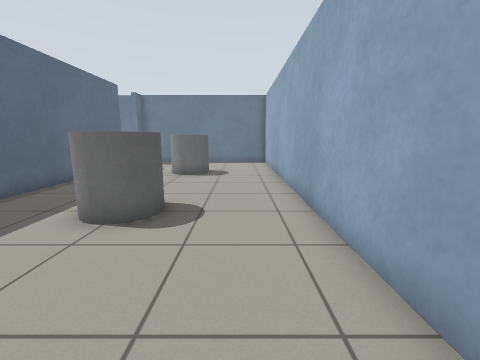
[1] (above)

24 first-person views from a walk through a robot-simulator world made for Gazebo. The camera is 0.94 m above the floor, tilts 10° down and sees 90° across. The floor is counted in squares, 0.5 m on a side. Each view is taken from the middle of a square. On the plan, view 1 faces up. The plan holds only what a view shows up to about 15 squares ahead; the rest is blank. The place goes on beyond the plan.

[2]
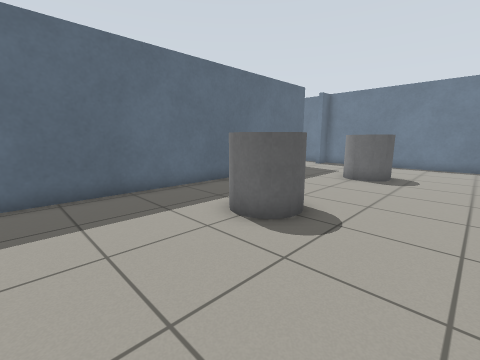

[3]
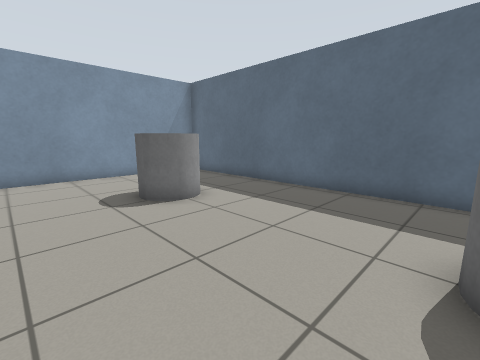

[4]
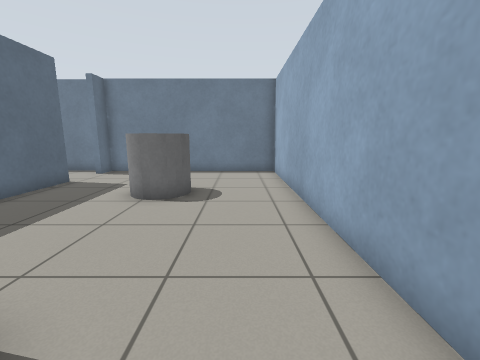

[5]
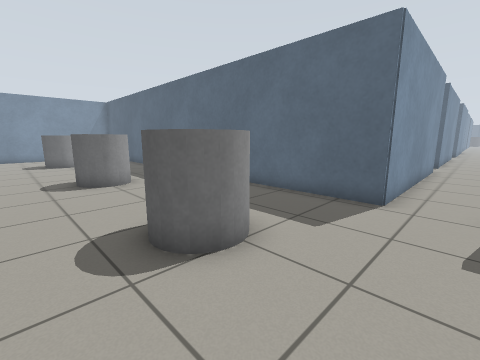

[6]
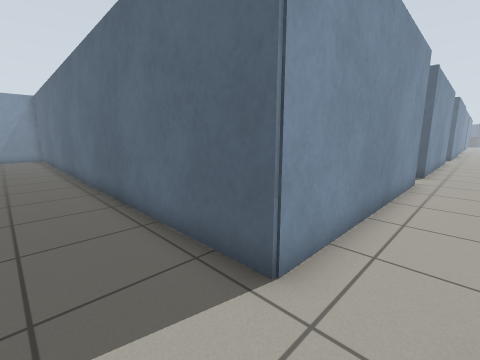

[7]
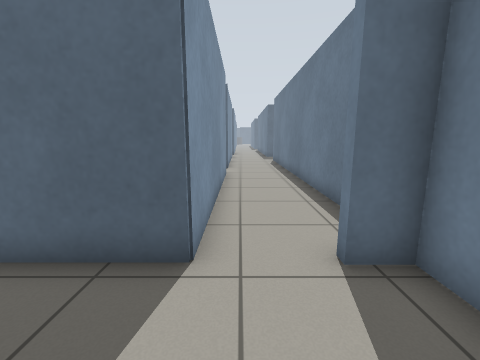

[8]
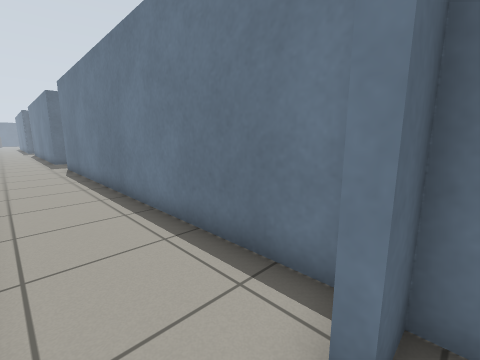

[9]
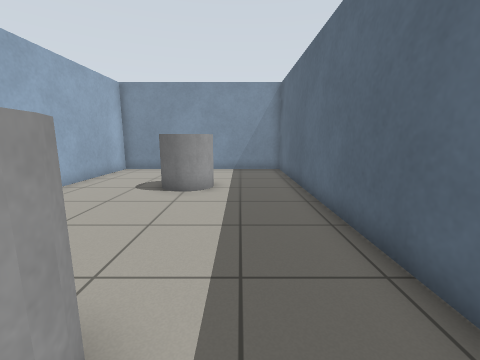

[10]
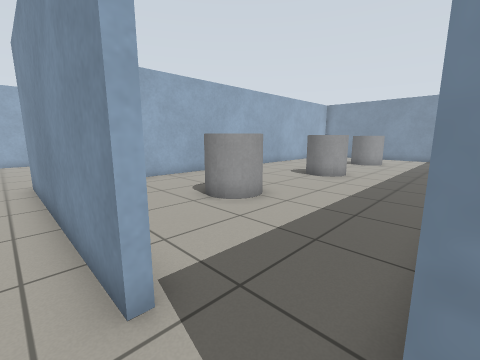

[11]
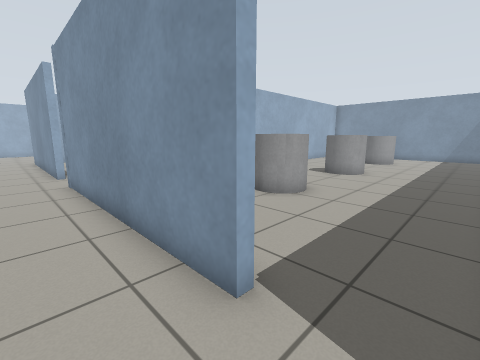

[12]
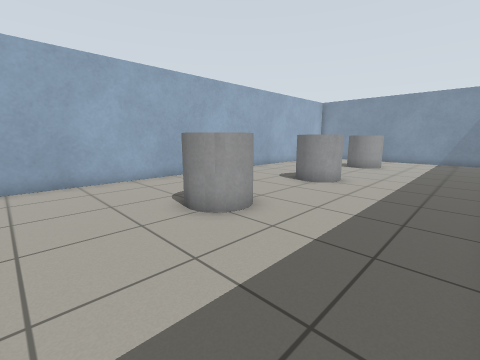

[13]
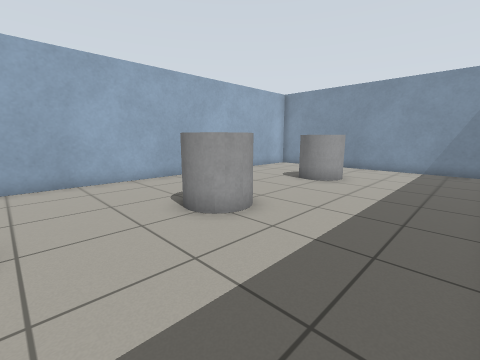

[14]
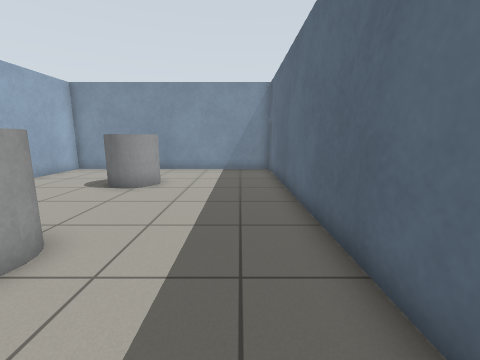

[15]
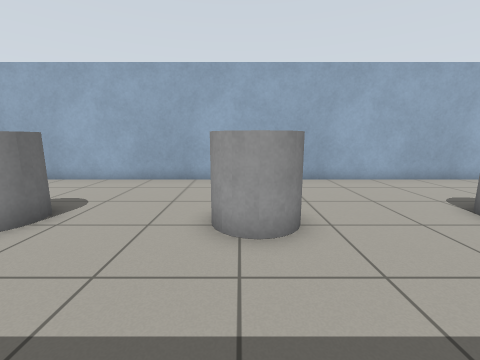

[16]
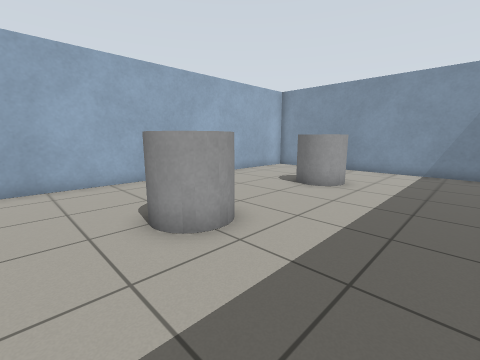

[17]
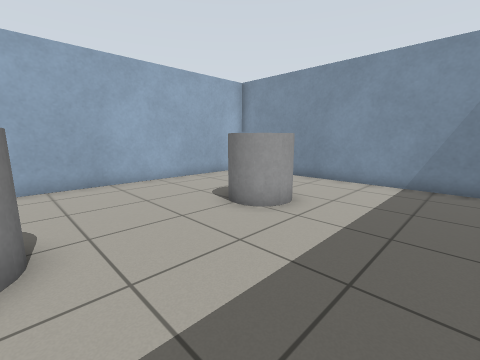

[18]
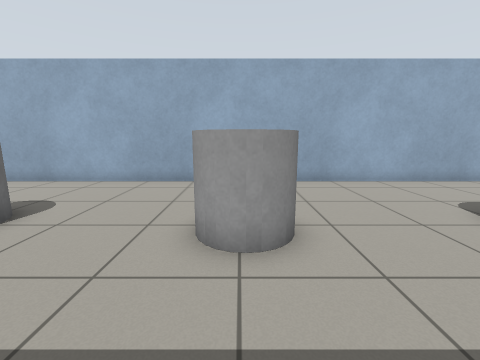

[19]
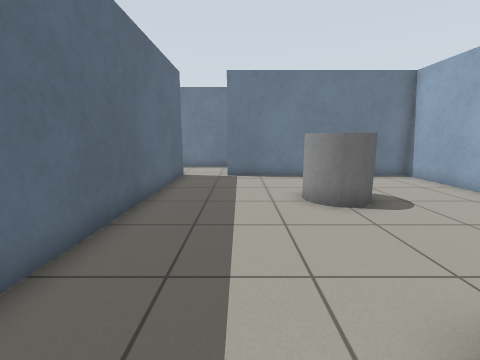

[20]
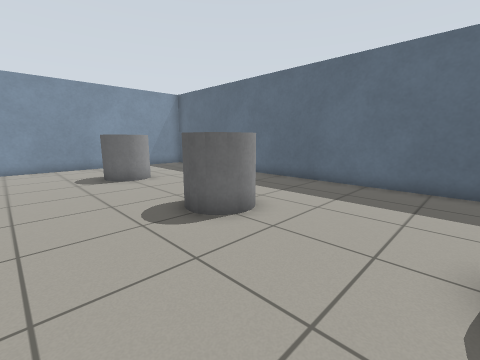

[21]
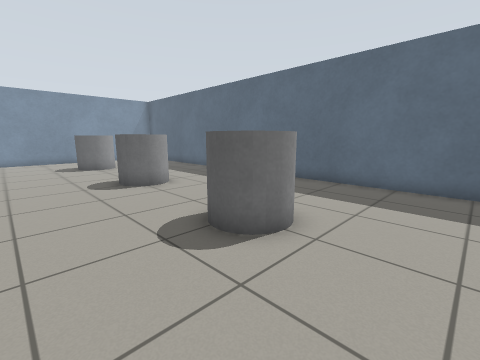

[22]
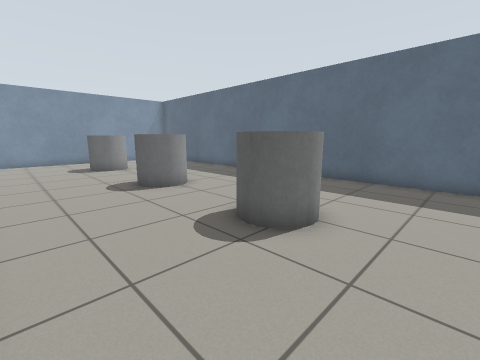

[23]
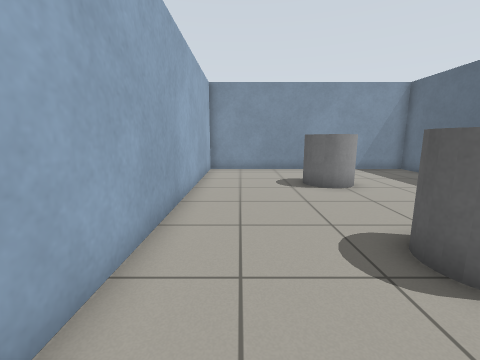

[24]
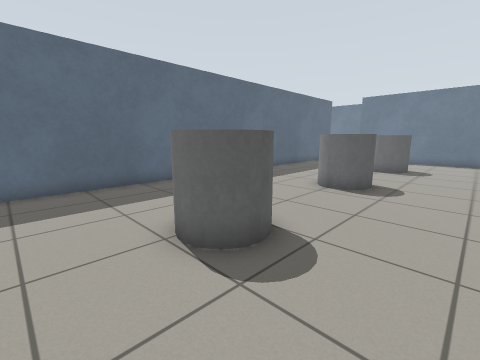

### Floor plan
Key: @ floor where view 1 was taken; # wall or solid block; . floor; C grey cylinder.
Columns run from 31 left of view 1 to 2 right of it. Each row starts with its distance up from view 1.
 19       .###########################
 18      ..................##.   ....#
 17  . ..............................#
 16   ...............................#
 15  ..##########..##########........#
 14  ...........#..........##...CC...#
 13 #...........#..........##..CCC...#
 12 #...........#..........##...CC...#
 11 #.....C.....#....CCC...##........#
 10 #....CCC....#....CCC...##........#
  9 #....CCC....#.....C....##........#
  8 #...........#..........##........#
  7 #...........#..........##..CCC...#
  6 #...........#..........##..C C...#
  5 #.....C.....#....CC....##..CCC...#
  4 #....CCC....#....CCC...##........#
  3 #....CCC....#....CC....##........#
  2 #...........#..........##........#
  1 #...........#..........##........#
  0 #...........#..........##......@.#
 -1 #...........#..........##...C....#
 -2 #.....CC....#....CCC...##..CCC...#
 -3 #....C C....#....C C...##..  C...#
 -4 #.....CC....#..... ....##........#
 -5 #...........#..........##........#
 -6 #...........#..........##........#
 -7 ##################################

Where each view was taken, in squares from view 1:
view 1: 0 up, 0 right, facing up
view 2: 1 up, 1 right, facing up-left
view 3: 5 up, 1 right, facing down-left
view 4: 5 up, 0 right, facing up
view 5: 17 up, 0 right, facing down-left
view 6: 17 up, 5 left, facing down-left
view 7: 16 up, 4 left, facing left
view 8: 16 up, 7 left, facing up-left
view 9: 7 up, 5 left, facing down
view 10: 16 up, 19 left, facing down-right
view 11: 17 up, 30 left, facing down-right
view 12: 14 up, 30 left, facing down-right
view 13: 8 up, 30 left, facing down-right
view 14: 7 up, 29 left, facing down
view 15: 4 up, 30 left, facing right
view 16: 7 up, 18 left, facing down-right
view 17: 3 up, 18 left, facing down-right
view 18: 4 up, 18 left, facing right
view 19: 3 up, 16 left, facing up
view 20: 9 up, 9 left, facing down-left
view 21: 14 up, 9 left, facing down-left
view 22: 13 up, 20 left, facing down-left
view 23: 7 up, 21 left, facing down
view 24: 6 down, 21 left, facing up-left
